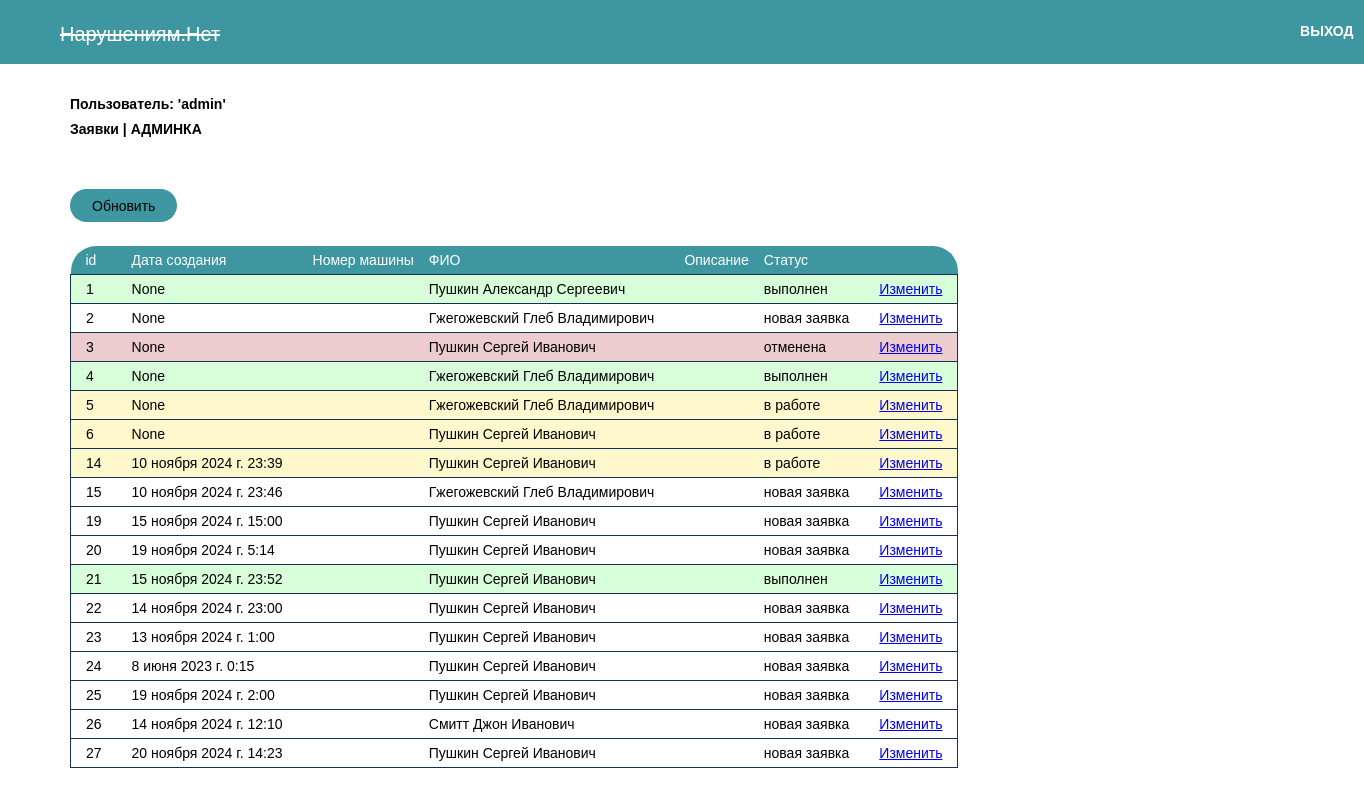
Screenshot of / (signed in) with the database file from the repository.
### myapp/models.py (models this page shows, shortened)
class CustomUser(AbstractUser):
    patronymic = models.CharField(verbose_name='Отчество', max_length=120)
    phone = models.CharField(verbose_name='Телефон', max_length=12)

class Orders(models.Model):
    created = models.DateTimeField(auto_now_add=True)
    owner = models.ForeignKey('CustomUser', verbose_name='Автор', related_name='orders_customuser',
                              on_delete=models.CASCADE)
    status = models.ForeignKey('Status', verbose_name='Статуст', related_name='orders_status', on_delete=models.CASCADE)
    service = models.ForeignKey('TypeOfService', verbose_name='Тип услуги', related_name='orders_typeofservice',
                                on_delete=models.CASCADE)
    payment = models.ForeignKey('PaymentType', verbose_name='Тип платежа', related_name='orders_paymenttype',
                                on_delete=models.CASCADE)
    adress = models.CharField(verbose_name='Адрес', max_length=60)
    contact_phone = models.CharField(verbose_name='Телефон', max_length=12)
    orderdatetime = models.DateTimeField(blank=True, null=True)
    class Meta:
        ordering = ['created']
        verbose_name = 'Заявка'
        verbose_name_plural = 'Заявки'

class Status(models.Model):
    title = models.CharField(verbose_name='Статус', max_length=60)
    def __str__(self):
        return self.title
    class Meta:
        ordering = ['title']
        verbose_name = 'Статус'
        verbose_name_plural = 'Статусы'

### myapp/views.py (the view)
# urls.py: path('', views.index, name='home'),
def index(request):
    try:
        if request.user.is_superuser:
            orders = Orders.objects.order_by('id')
        else:
            orders = Orders.objects.filter(owner=request.user).order_by('id')
    except Exception as e:
        orders = None
    return render(request, 'myapp/index.html', {'orders': orders})

### myapp/templates/myapp/index.html (shortened to what this page needs)
{% extends 'myapp/base.html' %}
{% block content %}
{% if user.is_authenticated %}
 {% if user.is_superuser %}
    <h2> Пользователь: '{{ user.username }}'</h2>
    <h2>Заявки | АДМИНКА</h2>
                <div class="orders-table">
                <form action="{% url 'home' %}">
                    <button>Обновить</button>
                </form>
                {% if orders %}
                <table style="border: none">
                    <tr>
                        <th>id</th>
                        <th>Дата создания</th>
                        <th>Номер машины</th>
                        <th>ФИО</th>
                        <th>Описание</th>
                        <th>Статус</th>
                        <th></th>
                    </tr>
                    {% for elem in orders %}
                    <tr>
                         <td>{{ elem.id }}</td>
                        <td>{{ elem.orderdatetime }}<br>
                        <td>{{ elem.phone }}</td>
                        <td>{{ elem.owner.last_name }} {{ elem.owner.first_name }} {{elem.owner.patronymic}}<br>
                        </td>
                        <td>{{ elem.description }}<br>
                        <td>{{ elem.status }}</td>
                        </td>
                         <td><a href="edit/{{elem.id}}">Изменить</a></td>
                    </tr>
                    {% endfor %}
                </table>
                {% else %}
                <p>У нас нет записей</p>
                {% endif %}
 {% endif %}
{% else %}
    <a href="/login">Авторизация</a>
{% endif %}
{% endblock %}

### static/css/style.css (style rules this page uses)
:root { --color-primary: #143151; }
* { box-sizing: border-box; font-family: Arial, Helvetica, sans-serif; padding: 0; margin: 0; font-size: 14px; }
main h2 { margin-top: 9px; }
button, input[type="submit"] { background-color: #ffff; height: 33px; padding: 9px 22px; border-radius: 25px; border: none; margin-top: 16px; cursor: pointer; }
.orders-table { margin-top: 36px; }
.orders-table button { background-color: #3E97A0; }
table { margin-top: 24px; }
table, tr { border: 1px solid var(--color-primary); border-collapse: collapse; }
table tr:nth-child(1) { border: none; }
table td { padding: 6px 15px; }
table th { background-color: #3E97A0; padding: 6px 0px 6px 15px; font-weight: 200; color: #fff; text-align: left; }
table th:nth-child(1) { border-radius: 25px 0 0 0; }
table th:nth-last-child(1) { border-radius: 0 25px 0 0; }

### rows the page displays
CustomUser: username "admin"
Orders: id "1", orderdatetime "None", owner.last_name "Пушкин", owner.first_name "Александр", owner.patronymic "Сергеевич", status "выполнен"
Orders: id "2", orderdatetime "None", owner.last_name "Гжегожевский", owner.first_name "Глеб", owner.patronymic "Владимирович", status "новая заявка"
Orders: id "3", orderdatetime "None", owner.last_name "Пушкин", owner.first_name "Сергей", owner.patronymic "Иванович", status "отменена"
Orders: id "4", orderdatetime "None", owner.last_name "Гжегожевский", owner.first_name "Глеб", owner.patronymic "Владимирович", status "выполнен"
Orders: id "5", orderdatetime "None", owner.last_name "Гжегожевский", owner.first_name "Глеб", owner.patronymic "Владимирович", status "в работе"
Orders: id "6", orderdatetime "None", owner.last_name "Пушкин", owner.first_name "Сергей", owner.patronymic "Иванович", status "в работе"
Orders: id "14", orderdatetime "10 ноября 2024 г. 23:39", owner.last_name "Пушкин", owner.first_name "Сергей", owner.patronymic "Иванович", status "в работе"
Orders: id "15", orderdatetime "10 ноября 2024 г. 23:46", owner.last_name "Гжегожевский", owner.first_name "Глеб", owner.patronymic "Владимирович", status "новая заявка"
Orders: id "19", orderdatetime "15 ноября 2024 г. 15:00", owner.last_name "Пушкин", owner.first_name "Сергей", owner.patronymic "Иванович", status "новая заявка"
Orders: id "20", orderdatetime "19 ноября 2024 г. 5:14", owner.last_name "Пушкин", owner.first_name "Сергей", owner.patronymic "Иванович", status "новая заявка"
Orders: id "21", orderdatetime "15 ноября 2024 г. 23:52", owner.last_name "Пушкин", owner.first_name "Сергей", owner.patronymic "Иванович", status "выполнен"
Orders: id "22", orderdatetime "14 ноября 2024 г. 23:00", owner.last_name "Пушкин", owner.first_name "Сергей", owner.patronymic "Иванович", status "новая заявка"
Orders: id "23", orderdatetime "13 ноября 2024 г. 1:00", owner.last_name "Пушкин", owner.first_name "Сергей", owner.patronymic "Иванович", status "новая заявка"
Orders: id "24", orderdatetime "8 июня 2023 г. 0:15", owner.last_name "Пушкин", owner.first_name "Сергей", owner.patronymic "Иванович", status "новая заявка"
Orders: id "25", orderdatetime "19 ноября 2024 г. 2:00", owner.last_name "Пушкин", owner.first_name "Сергей", owner.patronymic "Иванович", status "новая заявка"
Orders: id "26", orderdatetime "14 ноября 2024 г. 12:10", owner.last_name "Смитт", owner.first_name "Джон", owner.patronymic "Иванович", status "новая заявка"
Orders: id "27", orderdatetime "20 ноября 2024 г. 14:23", owner.last_name "Пушкин", owner.first_name "Сергей", owner.patronymic "Иванович", status "новая заявка"
